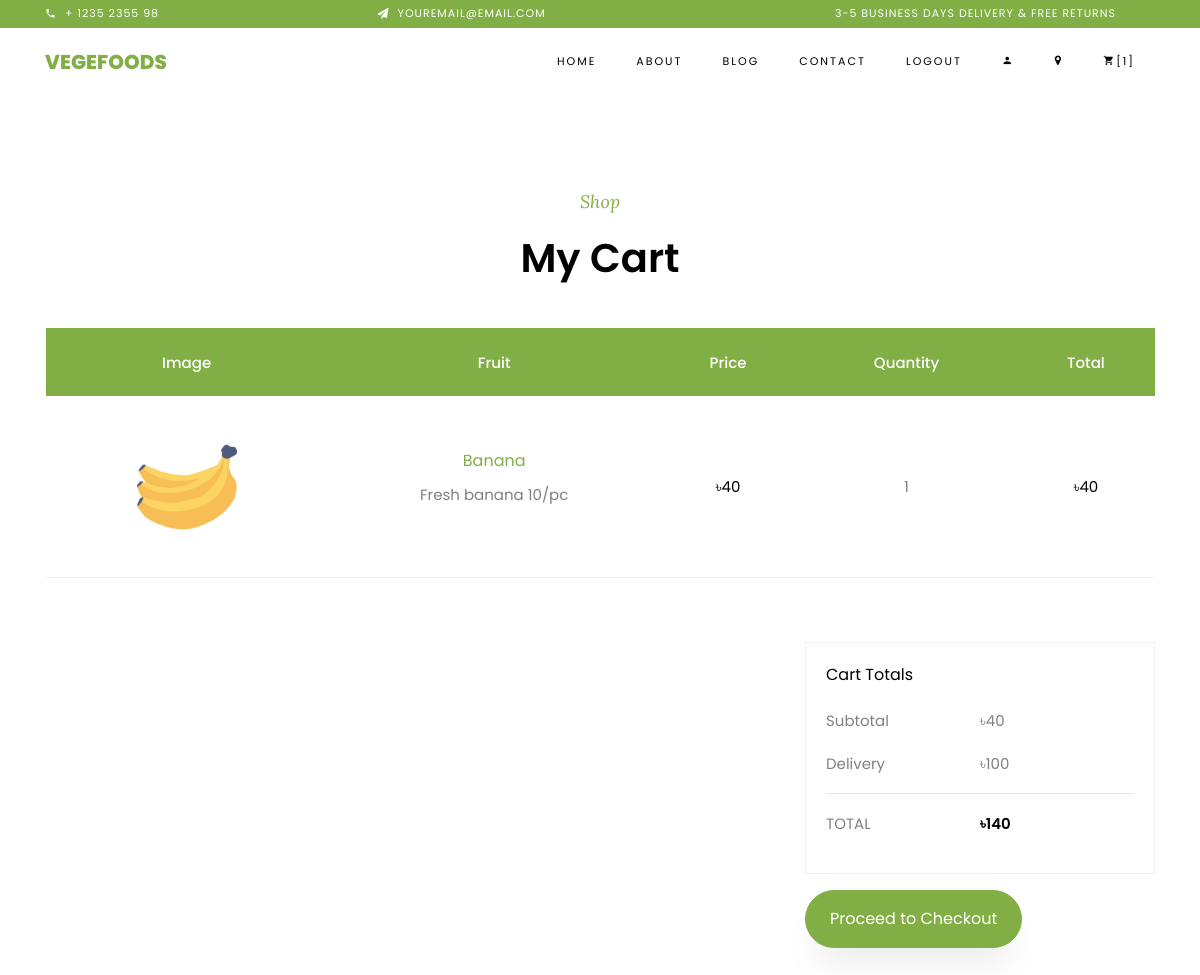
/cart/ (signed in), run on an earlier commit of the app's database.
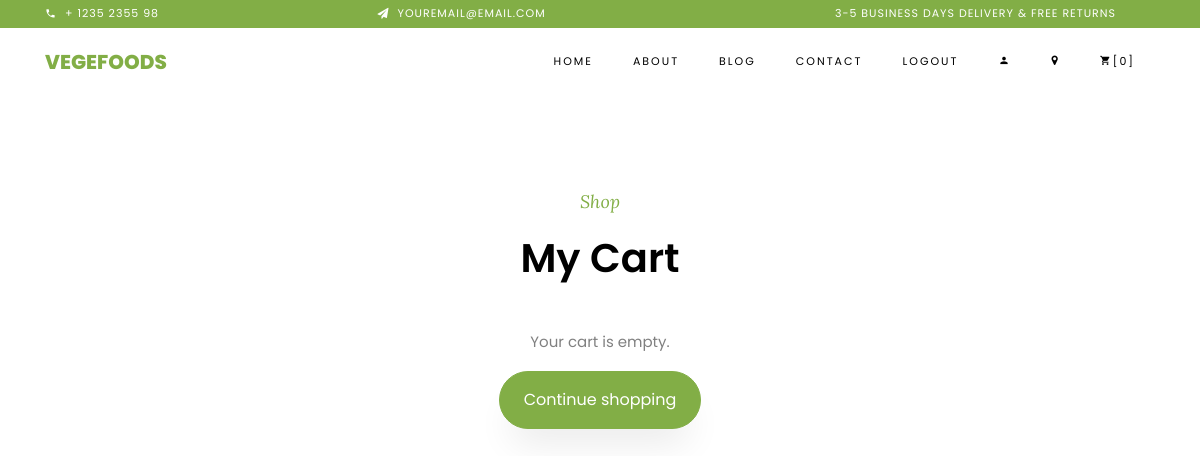
And on a later commit of the database.
### shop/models.py (models this page shows, shortened)
class Cart(models.Model):
    user = models.ForeignKey(User, on_delete=models.CASCADE)
    fruit = models.ForeignKey(Fruit, on_delete=models.CASCADE)
    quantity = models.PositiveIntegerField(default=1)
    @property
    def line_total(self):
        return self.quantity * self.fruit.discounted_price

class Fruit(models.Model):
    title = models.CharField(max_length=200)
    selling_price = models.FloatField()
    discounted_price = models.FloatField()
    description = models.CharField(max_length=500)
    fruit_image = models.ImageField(upload_to='fruit-img')

### shop/views.py (the view)
# urls.py: path('cart/', views.show_cart, name='showcart'),
@login_required(login_url='/login/')
def show_cart(request):
    if not request.user.is_authenticated:
        return redirect('/login')
    carts = Cart.objects.filter(user=request.user)
    amount = 0.0
    shipping_amount = 100.0
    for item in carts:
        amount += item.line_total
    total_amount = amount + shipping_amount if carts else 0.0
    return render(request, 'cart.html', {
        'carts': carts,
        'amount': amount,
        'shipping_amount': shipping_amount,
        'totalamount': total_amount,
    })

### templates/cart.html (shortened to what the changed rows need)
{% load static %}
<!DOCTYPE html>
<html lang="en">
<head>
    <link rel="stylesheet" href="{% static 'css/open-iconic-bootstrap.min.css' %}">
    <link rel="stylesheet" href="{% static 'css/animate.css' %}">
    <link rel="stylesheet" href="{% static 'css/owl.carousel.min.css' %}">
    <link rel="stylesheet" href="{% static 'css/owl.theme.default.min.css' %}">
    <link rel="stylesheet" href="{% static 'css/magnific-popup.css' %}">
    <link rel="stylesheet" href="{% static 'css/aos.css' %}">
    <link rel="stylesheet" href="{% static 'css/ionicons.min.css' %}">
    <link rel="stylesheet" href="{% static 'css/bootstrap-datepicker.css' %}">
    <link rel="stylesheet" href="{% static 'css/jquery.timepicker.css' %}">
    <link rel="stylesheet" href="{% static 'css/flaticon.css' %}">
    <link rel="stylesheet" href="{% static 'css/icomoon.css' %}">
    <link rel="stylesheet" href="{% static 'css/style.css' %}">
</head>
<body class="goto-here">
    <nav class="navbar navbar-expand-lg navbar-dark ftco_navbar bg-dark ftco-navbar-light" id="ftco-navbar">
        <div class="container">
            <div class="collapse navbar-collapse" id="ftco-nav">
                <ul class="navbar-nav ml-auto">
                    <li class="nav-item cta cta-colored active"><a href="{% url 'showcart' %}" class="nav-link" aria-label="Cart"><span class="icon-shopping_cart"></span>[{{ carts|length }}]</a></li>
                </ul>
            </div>
        </div>
    </nav>
    <section class="ftco-section ftco-cart">
        <div class="container">
            <div class="row justify-content-center mb-4">
                <div class="col-md-8 heading-section text-center">
                    <h2 class="mb-3">My Cart</h2>
                </div>
            </div>
            {% if carts %}
            <div class="row">
                <div class="col-md-12">
                    <div class="cart-list">
                        <table class="table">
                            <thead class="thead-primary">
                            <tr class="text-center">
                                <th>Image</th>
                                <th>Fruit</th>
                                <th>Price</th>
                                <th>Quantity</th>
                                <th>Total</th>
                            </tr>
                            </thead>
                            <tbody>
                            {% for item in carts %}
                            <tr class="text-center">
                                <td class="image-prod">
                                    <div class="img" style="background-image:url({{ item.fruit.fruit_image.url }}); background-size: cover; background-position: center;"></div>
                                </td>
                                <td class="product-name">
                                    <h3><a href="{% url 'fruit-detail' item.fruit.id %}">{{ item.fruit.title }}</a></h3>
                                    <p>{{ item.fruit.description }}</p>
                                </td>
                                <td class="price">৳{{ item.fruit.discounted_price|floatformat:0 }}</td>
                                <td class="quantity">{{ item.quantity }}</td>
                                <td class="total">৳{{ item.line_total|floatformat:0 }}</td>
                            </tr>
                            {% endfor %}
                            </tbody>
                        </table>
                    </div>
                </div>
            </div>
            <div class="row justify-content-end">
                <div class="col-lg-4 mt-5 cart-wrap">
                    <div class="cart-total mb-3">
                        <h3>Cart Totals</h3>
                        <p class="d-flex">
                            <span>Subtotal</span>
                            <span>৳{{ amount|floatformat:0 }}</span>
                        </p>
                        <p class="d-flex">
                            <span>Delivery</span>
                            <span>৳{{ shipping_amount|floatformat:0 }}</span>
                        </p>
                        <hr>
                        <p class="d-flex total-price">
                            <span>Total</span>
                            <span>৳{{ totalamount|floatformat:0 }}</span>
                        </p>
                    </div>
                    <p>
                        <a href="{% url 'checkout' %}" class="btn btn-primary py-3 px-4">Proceed to Checkout</a>
                    </p>
                </div>
            </div>
            {% else %}
            <div class="row justify-content-center">
                <div class="col-md-8 text-center">
                    <p>Your cart is empty.</p>
                    <a href="{% url 'fruit-list' %}" class="btn btn-primary py-3 px-4">Continue shopping</a>
                </div>
            </div>
            {% endif %}
        </div>
    </section>
</body>
</html>

What changed in the data, as far as the page shows it:
removed Cart: fruit.fruit_image (picture), fruit "Banana", fruit.description "Fresh banana 10/pc", fruit.discounted_price "40", quantity "1", line_total "40"
Also different on the page:
{{ carts|length }}: "1" → "0"
{{ amount|floatformat:0 }}: "40" → (not shown)
{{ shipping_amount|floatformat:0 }}: "100" → (not shown)
{{ totalamount|floatformat:0 }}: "140" → (not shown)
text no longer shown: "Image Fruit Price Quantity Total Cart Totals Subtotal ৳ Delivery ৳ TOTAL ৳ Proceed to Checkout"
text now shown: "Your cart is empty. Continue shopping"
